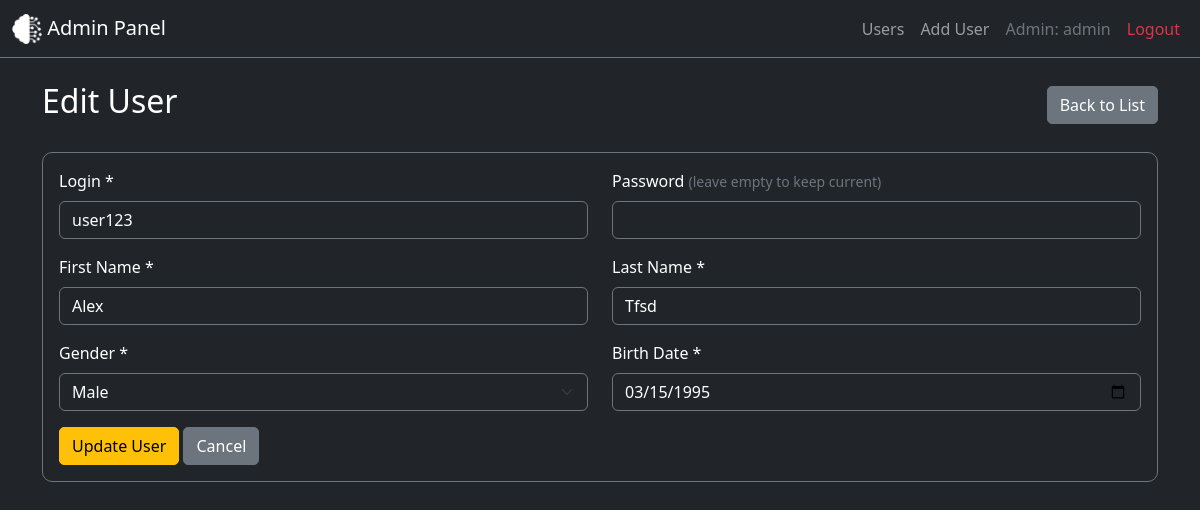
Page /edit_user.php?id=1 (signed in) on the committed database.
### tables this page shows
CREATE TABLE `users` (
  `id` int NOT NULL,
  `login` varchar(50) NOT NULL,
  `password` varchar(255) NOT NULL,
  `first_name` varchar(100) NOT NULL,
  `last_name` varchar(100) NOT NULL,
  `gender` enum('male','female','other') NOT NULL,
  `birth_date` date NOT NULL,
  `created_at` timestamp NULL DEFAULT CURRENT_TIMESTAMP
);

### edit_user.php (the view, shortened to what this page needs)
<?php
require_once('config.php');
$id = $_GET['id'];
$sql = "SELECT * FROM users WHERE id = '$id'";
$result = $conn->query($sql);
$user = $result->fetch_assoc();
?>
<!DOCTYPE html>
<html lang="en">
<head>
    <link href="css/bootstrap.min.css" rel="stylesheet">
    <link rel="stylesheet" href="style.css">
</head>
<body class="bg-dark">
    <?php include 'header.php'; ?>
    <div class="container mt-4">
        <div class="d-flex justify-content-between align-items-center mb-4">
            <h2 class="text-white">Edit User</h2>
            <a href="index.php" class="btn btn-secondary">Back to List</a>
        </div>
        <div class="card bg-dark border-secondary">
            <div class="card-body">
                <form method="POST">
                    <div class="row">
                        <div class="col-md-6 mb-3">
                            <label for="login" class="form-label text-white">Login *</label>
                            <input type="text" name="login" class="form-control bg-dark text-white border-secondary" id="login" value="<?php echo $user['login']; ?>" required>
                        </div>
                        <div class="col-md-6 mb-3">
                            <label for="password" class="form-label text-white">Password <small class="text-secondary">(leave empty to keep current)</small></label>
                            <input type="password" name="password" class="form-control bg-dark text-white border-secondary" id="password">
                        </div>
                    </div>
                    <div class="row">
                        <div class="col-md-6 mb-3">
                            <label for="first_name" class="form-label text-white">First Name *</label>
                            <input type="text" name="first_name" class="form-control bg-dark text-white border-secondary" id="first_name" value="<?php echo $user['first_name']; ?>" required>
                        </div>
                        <div class="col-md-6 mb-3">
                            <label for="last_name" class="form-label text-white">Last Name *</label>
                            <input type="text" name="last_name" class="form-control bg-dark text-white border-secondary" id="last_name" value="<?php echo $user['last_name']; ?>" required>
                        </div>
                    </div>
                    <div class="row">
                        <div class="col-md-6 mb-3">
                            <label for="gender" class="form-label text-white">Gender *</label>
                            <select name="gender" class="form-select bg-dark text-white border-secondary" id="gender" required>
                                <option value="male" <?php echo ($user['gender'] == 'male') ? 'selected' : ''; ?>>Male</option>
                            </select>
                        </div>
                        <div class="col-md-6 mb-3">
                            <label for="birth_date" class="form-label text-white">Birth Date *</label>
                            <input type="date" name="birth_date" class="form-control bg-dark text-white border-secondary" id="birth_date" value="<?php echo $user['birth_date']; ?>" required>
                        </div>
                    </div>
                    <button type="submit" class="btn btn-warning">Update User</button>
                    <a href="index.php" class="btn btn-secondary">Cancel</a>
                </form>
            </div>
        </div>
    </div>
</body>
</html>

### css/style.css (style rules this page uses)
body { background-color: #212529; color: #f8f9fa; min-height: 100vh; }
.bg-dark { background-color: #212529 !important; }
.card { border-radius: 10px; }
.btn { border-radius: 5px; }

### rows in the picture
users: login "user123", first_name "Alex", last_name "Tfsd", gender "Male", birth_date "03/15/1995"

### other values in the picture
$_SESSION['admin']['username'] "admin"
